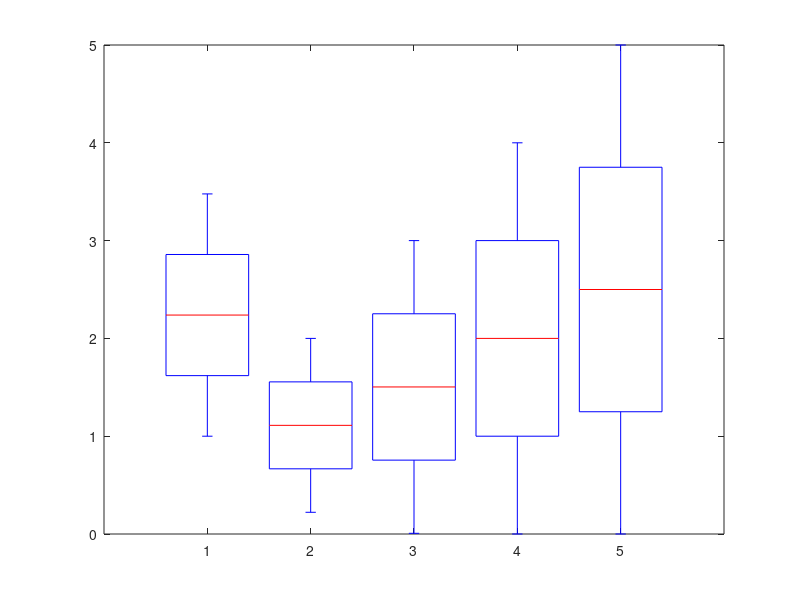

Recreate this plot in MATLAB.
clear; clc;
rng(314);
a = [1.6250, -1.9486;-1.9486, 3.8750];
[Q,D,Qt] = eig(a);
mu_p = Qt*[1;2];
point = [0 0 0 0 0];
for power = 1:5
    for iter = 1:100
        samples = [D(1,1)*randn([1,10^power])+mu_p(1);
               D(2,2)*randn([1,10^power])+mu_p(2)];
        samples = Q*samples;
        mean = sum(samples,2)/10^power;
        point(power) = sum((mean-[1;2]).^2)/sum([1;2].^2);
    end
end
boxplot([1:5;point])